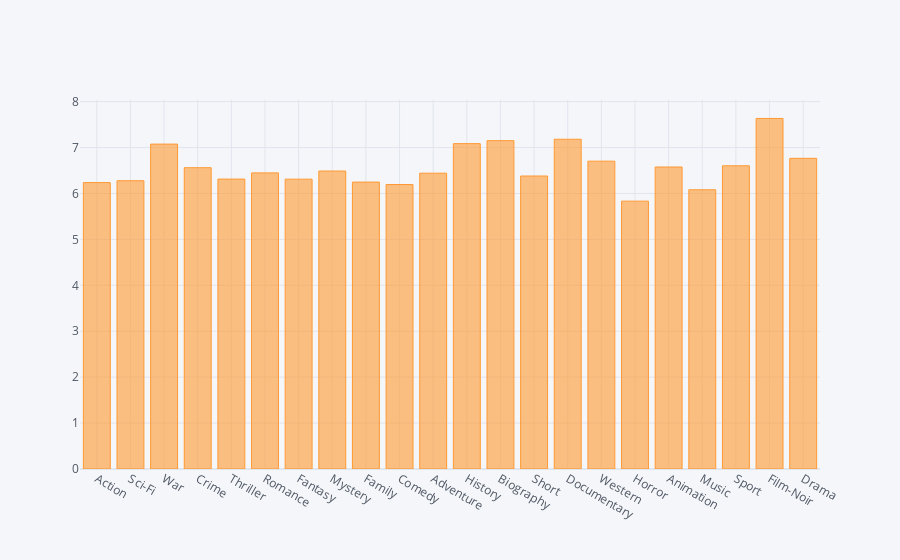

Notebook code for this chart:
### Code cell
df = pd.DataFrame(
    [{"genre": genre, "mean IMDB": imbd} for genre, imbd in genres_mean.items()])
df.iplot(kind='bar', x="genre", y="mean IMDB")

### Figure 1 — Plotly figure (JSON) as saved in the notebook; plotly's stock layout.template omitted (floating-point values rounded to 4 significant figures)
{"data": [{"marker": {"color": "rgba(255, 153, 51, 0.6)", "line": {"color": "rgba(255, 153, 51, 1.0)", "width": 1}}, "name": "mean IMDB", "orientation": "v", "text": "", "type": "bar", "x": ["Action", "Sci-Fi", "War", "Crime", "Thriller", "Romance", "Fantasy", "Mystery", "Family", "Comedy", "Adventure", "History", "Biography", "Short", "Documentary", "Western", "Horror", "Animation", "Music", "Sport", "Film-Noir", "Drama"], "y": [6.237, 6.277, 7.075, 6.561, 6.313, 6.448, 6.311, 6.489, 6.247, 6.195, 6.441, 7.085, 7.15, 6.38, 7.18, 6.703, 5.833, 6.576, 6.08, 6.603, 7.633, 6.765]}], "layout": {"legend": {"bgcolor": "#F5F6F9", "font": {"color": "#4D5663"}}, "paper_bgcolor": "#F5F6F9", "plot_bgcolor": "#F5F6F9", "title": {"font": {"color": "#4D5663"}}, "xaxis": {"gridcolor": "#E1E5ED", "showgrid": true, "tickfont": {"color": "#4D5663"}, "title": {"font": {"color": "#4D5663"}, "text": ""}, "zerolinecolor": "#E1E5ED"}, "yaxis": {"gridcolor": "#E1E5ED", "showgrid": true, "tickfont": {"color": "#4D5663"}, "title": {"font": {"color": "#4D5663"}, "text": ""}, "zerolinecolor": "#E1E5ED"}}}
